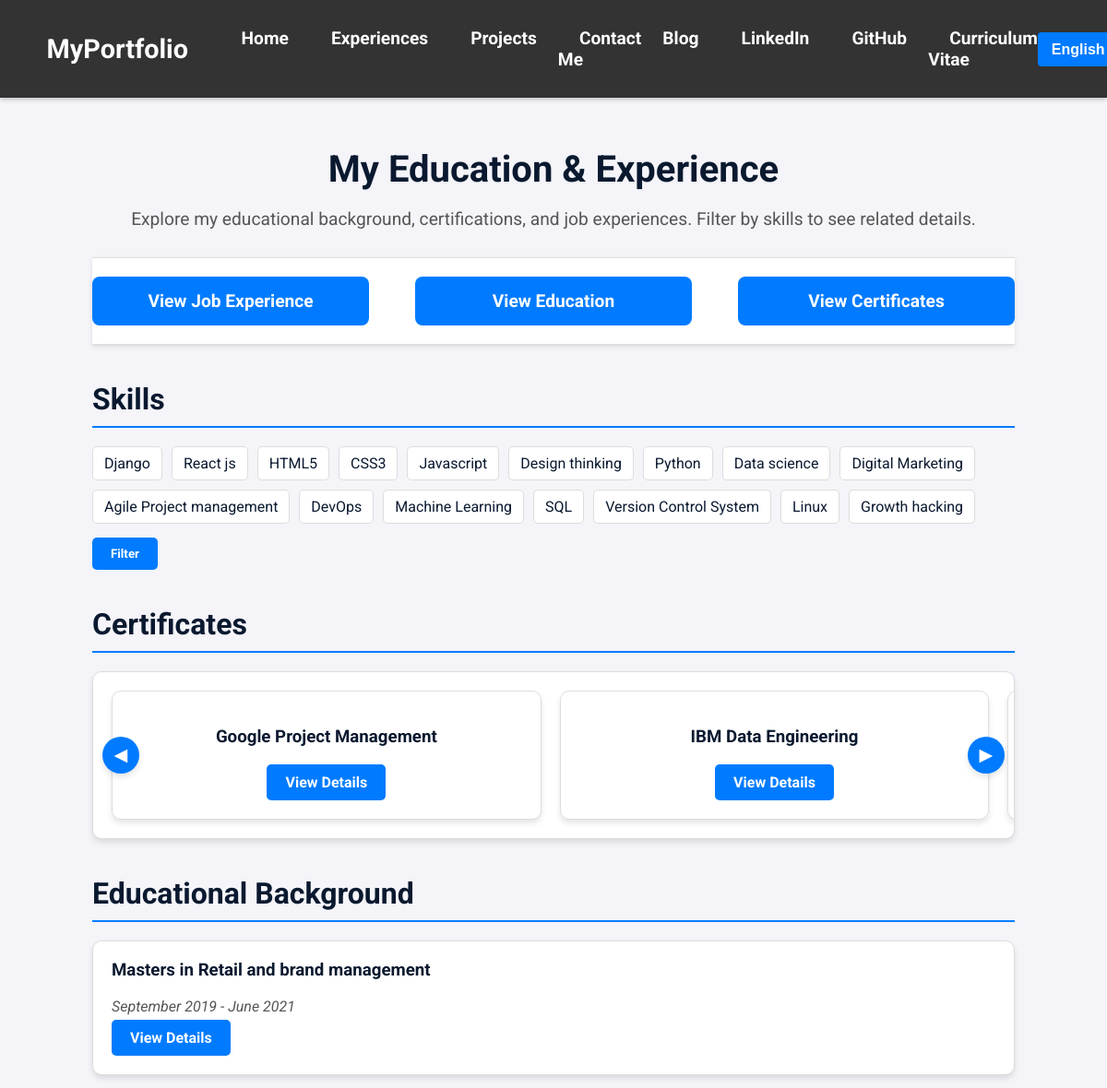
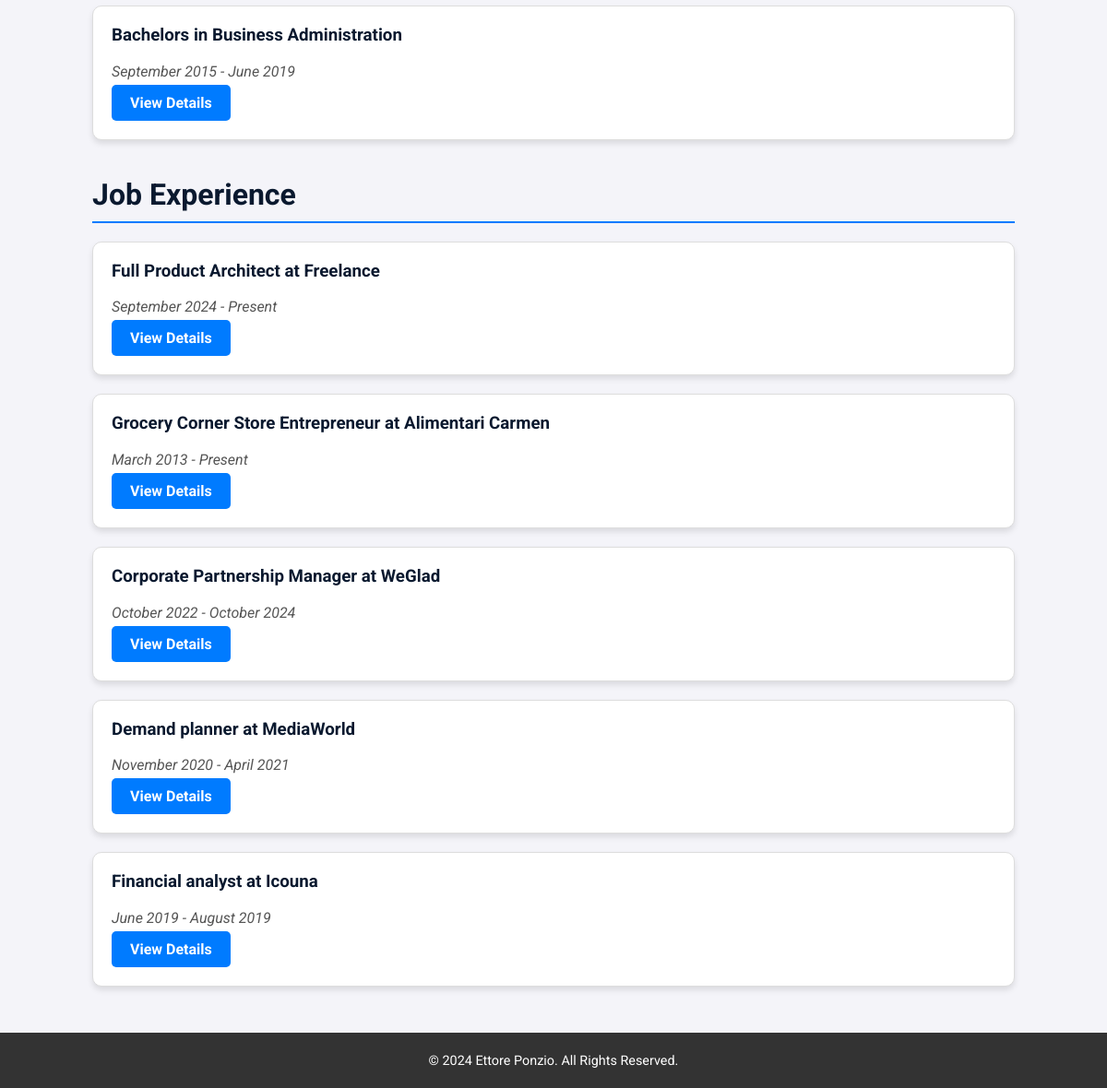
Page /en/education/ on the committed database (2 pictures, top to bottom).
### portfolio/models.py (models this page shows, shortened)
class Skill(models.Model):
    name_en = models.CharField(
        max_length=100,
        help_text=_("The name of the skill in English (e.g., Python, Data Analysis)."),
        verbose_name=_("Name (EN)")
    )
    name_it = models.CharField(
        max_length=100,
        help_text=_("The name of the skill in Italian (e.g., Python, Analisi dei dati)."),
        verbose_name=_("Name (IT)")
    )
    class Meta:
        verbose_name = _("Skill")
        verbose_name_plural = _("Skills")

class Certificate(models.Model):
    title_en = models.CharField(
        max_length=255,
        help_text=_("The title of the certificate in English."),
        verbose_name=_("Title (EN)")
    )
    title_it = models.CharField(
        max_length=255,
        help_text=_("The title of the certificate in Italian."),
        verbose_name=_("Title (IT)")
    )
    description_en = models.TextField(
        help_text=_("Description of the course in English."),
        verbose_name=_("Description (EN)")
    )
    description_it = models.TextField(
        help_text=_("Description of the course in Italian."),
        verbose_name=_("Description (IT)")
    )
    field_en = models.CharField(
        max_length=255,
        blank=True,
        null=True,
        help_text=_("Field of the certificate in English."),
        verbose_name=_("Field (EN)")
    )
    field_it = models.CharField(
        max_length=255,
        blank=True,
        null=True,
        help_text=_("Field of the certificate in Italian."),
        verbose_name=_("Field (IT)")
    )
    image = models.ImageField(
        upload_to='certificate_images/',
        blank=True,
        null=True,
        help_text=_("Upload an image for the certificate."),
        verbose_name=_("Image")
    )
    link = models.URLField(
        help_text=_("URL to the certificate or course information."),
        verbose_name=_("Link")
    )
    skills = models.ManyToManyField(
        Skill,
        related_name="certificates",
        blank=True,
        help_text=_("Skills related to this certificate."),
        verbose_name=_("Skills")
    )
    class Meta:
        verbose_name = _("Certificate")
        verbose_name_plural = _("Certificates")

class Education(models.Model):
    DEGREE_CHOICES = [
        ('Bachelors', _('Bachelors')),
        ('Masters', _('Masters')),
        ('PhD', _('PhD')),
        ('Other', _('Other')),
    ]
    institution_en = models.CharField(
        max_length=255,
        help_text=_("Name of the educational institution in English."),
        verbose_name=_("Institution (EN)")
    )
    institution_it = models.CharField(
        max_length=255,
        help_text=_("Name of the educational institution in Italian."),
        verbose_name=_("Institution (IT)")
    )
    degree = models.CharField(
        max_length=50,
        choices=DEGREE_CHOICES,
        help_text=_("Degree type (e.g., Bachelor's, Master's)."),
        verbose_name=_("Degree")
    )
    field_of_study_en = models.CharField(
        max_length=255,
        help_text=_("Field of study in English (e.g., Computer Science)."),
        verbose_name=_("Field of Study (EN)")
    )
    field_of_study_it = models.CharField(
        max_length=255,
        help_text=_("Field of study in Italian (e.g., Informatica)."),
        verbose_name=_("Field of Study (IT)")
    )
    start_date = models.DateField(
        help_text=_("Start date of the program."),
        verbose_name=_("Start Date")
    )
    end_date = models.DateField(
        help_text=_("End date of the program, or expected end date."),
        verbose_name=_("End Date")
    )
    description_en = models.TextField(
        blank=True,
        help_text=_("Optional description of the program or notable achievements in English."),
        verbose_name=_("Description (EN)")
    )
    description_it = models.TextField(
        blank=True,
        help_text=_("Optional description of the program or notable achievements in Italian."),
        verbose_name=_("Description (IT)")
    )
    skills = models.ManyToManyField(
        'Skill',
        related_name="educations",
        blank=True,
        help_text=_("Skills related to this educational entry."),
        verbose_name=_("Skills")
    )
    class Meta:
        verbose_name = _("Education")
        verbose_name_plural = _("Education")

class JobExperience(models.Model):
    title_en = models.CharField(
        max_length=255,
        help_text=_("Job title in English (e.g., Software Developer)"),
        verbose_name=_("Title (EN)")
    )
    title_it = models.CharField(
        max_length=255,
        help_text=_("Job title in Italian (e.g., Sviluppatore Software)"),
        verbose_name=_("Title (IT)")
    )
    company = models.CharField(
        max_length=255,
        help_text=_("Company name"),
        verbose_name=_("Company")
    )
    start_date = models.DateField(
        help_text=_("Start date of the job"),
        verbose_name=_("Start Date")
    )
    end_date = models.DateField(
        null=True,
        blank=True,
        help_text=_("End date of the job (if applicable)"),
        verbose_name=_("End Date")
    )
    description_en = models.TextField(
        blank=True,
        help_text=_("Description of responsibilities or achievements in English"),
        verbose_name=_("Description (EN)")
    )
    description_it = models.TextField(
        blank=True,
        help_text=_("Description of responsibilities or achievements in Italian"),
        verbose_name=_("Description (IT)")
    )
    skills = models.ManyToManyField(
        'Skill',
        related_name="job_experiences",
        blank=True,
        help_text=_("Skills related to this job experience"),
        verbose_name=_("Skills")
    )
    class Meta:
        verbose_name = _("Job Experience")
        verbose_name_plural = _("Job Experiences")

### portfolio/views.py (the view)
# urls.py: path('education/', views.education, name='education'),
def education(request):
    user_language = get_language()  # Get the current language, e.g., 'en' or 'it'
    skills = Skill.objects.all()
    skill_ids = request.GET.getlist('skill')
    selected_skills = Skill.objects.filter(id__in=skill_ids) if skill_ids else []
    if skill_ids:
        certificates = Certificate.objects.filter(skills__id__in=skill_ids).distinct()
        present_education_history = Education.objects.filter(skills__id__in=skill_ids, end_date__isnull=True).distinct()
        past_education_history = Education.objects.filter(skills__id__in=skill_ids, end_date__isnull=False).order_by('-end_date').distinct()
        education_history = list(present_education_history) + list(past_education_history)
        present_job_experiences = JobExperience.objects.filter(skills__id__in=skill_ids, end_date__isnull=True).distinct()
        past_job_experiences = JobExperience.objects.filter(skills__id__in=skill_ids, end_date__isnull=False).order_by('-end_date').distinct()
        job_experiences = list(present_job_experiences) + list(past_job_experiences)
    else:
        certificates = Certificate.objects.all()
        present_education_history = Education.objects.filter(end_date__isnull=True)
        past_education_history = Education.objects.filter(end_date__isnull=False).order_by('-end_date')
        education_history = list(present_education_history) + list(past_education_history)
        present_job_experiences = JobExperience.objects.filter(end_date__isnull=True)
        past_job_experiences = JobExperience.objects.filter(end_date__isnull=False).order_by('-end_date')
        job_experiences = list(present_job_experiences) + list(past_job_experiences)
    for education in education_history:
        if user_language == 'it':
            education.display_degree = education.degree
            education.display_field_of_study = education.field_of_study_it
        else:
            education.display_degree = education.degree
            education.display_field_of_study = education.field_of_study_en
    for job in job_experiences:
        if user_language == 'it':
            job.display_title = job.title_it
            job.display_company = job.company
        else:
            job.display_title = job.title_en
            job.display_company = job.company
    for skill in skills:
        if user_language == 'it':
            skill.display_name = skill.name_it
        else:
            skill.display_name = skill.name_en
    for certificate in certificates:
        if user_language == 'it':
            certificate.display_title = certificate.title_it
            certificate.display_description = certificate.description_it
        else:
            certificate.display_title = certificate.title_en
            certificate.display_description = certificate.description_en
    context = {
        'skills': skills,
        'selected_skills': selected_skills,
        'certificates': certificates,
        'education_history': education_history,
        'job_experiences': job_experiences,
    }
    return render(request, 'portfolio/education.html', context)

### portfolio/templates/portfolio/education.html (shortened to what this page needs)
{% extends 'portfolio/base.html' %}
{% load static %}
{% load i18n %}
{% block styles %}
    <link rel="stylesheet" href="{% static 'portfolio/css/education.css' %}">
{% endblock %}
{% block content %}
<article class="education-page">
    <header>
        <h1 class="page-title">{% trans "My Education & Experience" %}</h1>
        <p class="page-subtitle">
            {% trans "Explore my educational background, certifications, and job experiences. Filter by skills to see related details." %}
        </p>
    </header>
    <section class="view-experience-section">
        <a href="{% url 'portfolio:job_experience_list' %}" class="view-experience-button">
            {% trans "View Job Experience" %}
        </a>
        <a href="{% url 'portfolio:education_list' %}" class="view-experience-button">
            {% trans "View Education" %}
        </a>
        <a href="{% url 'portfolio:certificate_list' %}" class="view-experience-button">
            {% trans "View Certificates" %}
        </a>
    </section>
    <section class="skills-section" aria-labelledby="skills-heading">
        <h2 id="skills-heading" class="section-heading">{% trans "Skills" %}</h2>
        <form method="get">
            <ul class="skills-list">
                {% for skill in skills %}
                <li>
                    <label for="skill-{{ skill.id }}">{{ skill.display_name }}</label>
                </li>
                {% endfor %}
            </ul>
            <div class="form-actions">
                <button type="submit" class="filter-button">{% trans "Filter" %}</button>
            </div>
        </form>
    </section>
    <section class="certificates-section" aria-labelledby="certificates-heading">
        <h2 id="certificates-heading" class="section-heading">{% trans "Certificates" %}</h2>
        {% if certificates %}
        <div class="carousel" aria-roledescription="carousel">
            <div class="certificates-grid" id="certificates-carousel">
                {% for certificate in certificates %}
                <div class="certificate-card" data-slide-index="{{ forloop.counter0 }}">
                    <h3>{{ certificate.display_title }}</h3>
                    <a href="{% url 'portfolio:certificate_detail' certificate.id %}" class="btn-detail">{% trans "View Details" %}</a>
                </div>
                {% endfor %}
            </div>
            <button class="carousel-btn prev" aria-label="{% trans 'Previous Certificates' %}">&#9664;</button>
            <button class="carousel-btn next" aria-label="{% trans 'Next Certificates' %}">&#9654;</button>
        </div>
        {% else %}
        <p>{% trans "No certificates available." %}</p>
        {% endif %}
    </section>
    <section class="education-section" aria-labelledby="education-heading">
        <h2 id="education-heading" class="section-heading">{% trans "Educational Background" %}</h2>
        {% if education_history %}
        <ul class="education-list">
            {% for education in education_history %}
            <li class="education-item">
                <h3>{{ education.get_degree_display }} {% trans "in" %} {{ education.display_field_of_study }}</h3>
                <p class="time-period">
                    <time datetime="{{ education.start_date|date:'Y-m' }}">{{ education.start_date|date:"F Y" }}</time> -
                    <time datetime="{{ education.end_date|date:'Y-m' }}">{{ education.end_date|date:"F Y" }}</time>
                </p>
                <a href="{% url 'portfolio:education_detail' education.id %}" class="btn-detail">{% trans "View Details" %}</a>
            </li>
            {% endfor %}
        </ul>
        {% else %}
        <p>{% trans "No educational background available." %}</p>
        {% endif %}
    </section>
    <section class="experience-section" aria-labelledby="experience-heading">
        <h2 id="experience-heading" class="section-heading">{% trans "Job Experience" %}</h2>
        {% if job_experiences %}
        <ul class="experience-list">
            {% for job in job_experiences %}
            <li class="experience-item">
                <h3>{{ job.display_title }} {% trans "at" %} {{ job.display_company }}</h3>
                <p class="time-period">
                    <time datetime="{{ job.start_date|date:'Y-m-d' }}">{{ job.start_date|date:"F Y" }}</time> -
                    {% if job.end_date %}
                    <time datetime="{{ job.end_date|date:'Y-m-d' }}">{{ job.end_date|date:"F Y" }}</time>
                    {% else %}
                    {% trans "Present" %}
                    {% endif %}
                </p>
                <a href="{% url 'portfolio:job_experience_detail' job.id %}" class="btn-detail">{% trans "View Details" %}</a>
            </li>
            {% endfor %}
        </ul>
        {% else %}
        <p>{% trans "No job experiences found." %}</p>
        {% endif %}
    </section>
</article>
{% endblock %}

### rows in the picture
Skill: display_name "Django"
Skill: display_name "React js"
Skill: display_name "HTML5"
Skill: display_name "CSS3"
Skill: display_name "Javascript"
Skill: display_name "Design thinking"
Skill: display_name "Python"
Skill: display_name "Data science"
Skill: display_name "Digital Marketing"
Skill: display_name "Agile Project management"
Skill: display_name "DevOps"
Skill: display_name "Machine Learning"
Skill: display_name "SQL"
Skill: display_name "Version Control System"
Skill: display_name "Linux"
Skill: display_name "Growth hacking"
Certificate: display_title "Google Project Management"
Certificate: display_title "IBM Data Engineering"
Education: degree "Masters", display_field_of_study "Retail and brand management", start_date "September 2019", end_date "June 2021"
Education: degree "Bachelors", display_field_of_study "Business Administration", start_date "September 2015", end_date "June 2019"
JobExperience: display_title "Full Product Architect", display_company "Freelance", start_date "September 2024"
JobExperience: display_title "Grocery Corner Store Entrepreneur", display_company "Alimentari Carmen", start_date "March 2013"
JobExperience: display_title "Corporate Partnership Manager", display_company "WeGlad", start_date "October 2022", end_date "October 2024"
JobExperience: display_title "Demand planner", display_company "MediaWorld", start_date "November 2020", end_date "April 2021"
JobExperience: display_title "Financial analyst", display_company "Icouna", start_date "June 2019", end_date "August 2019"

### other values in the picture
form field language "English"
